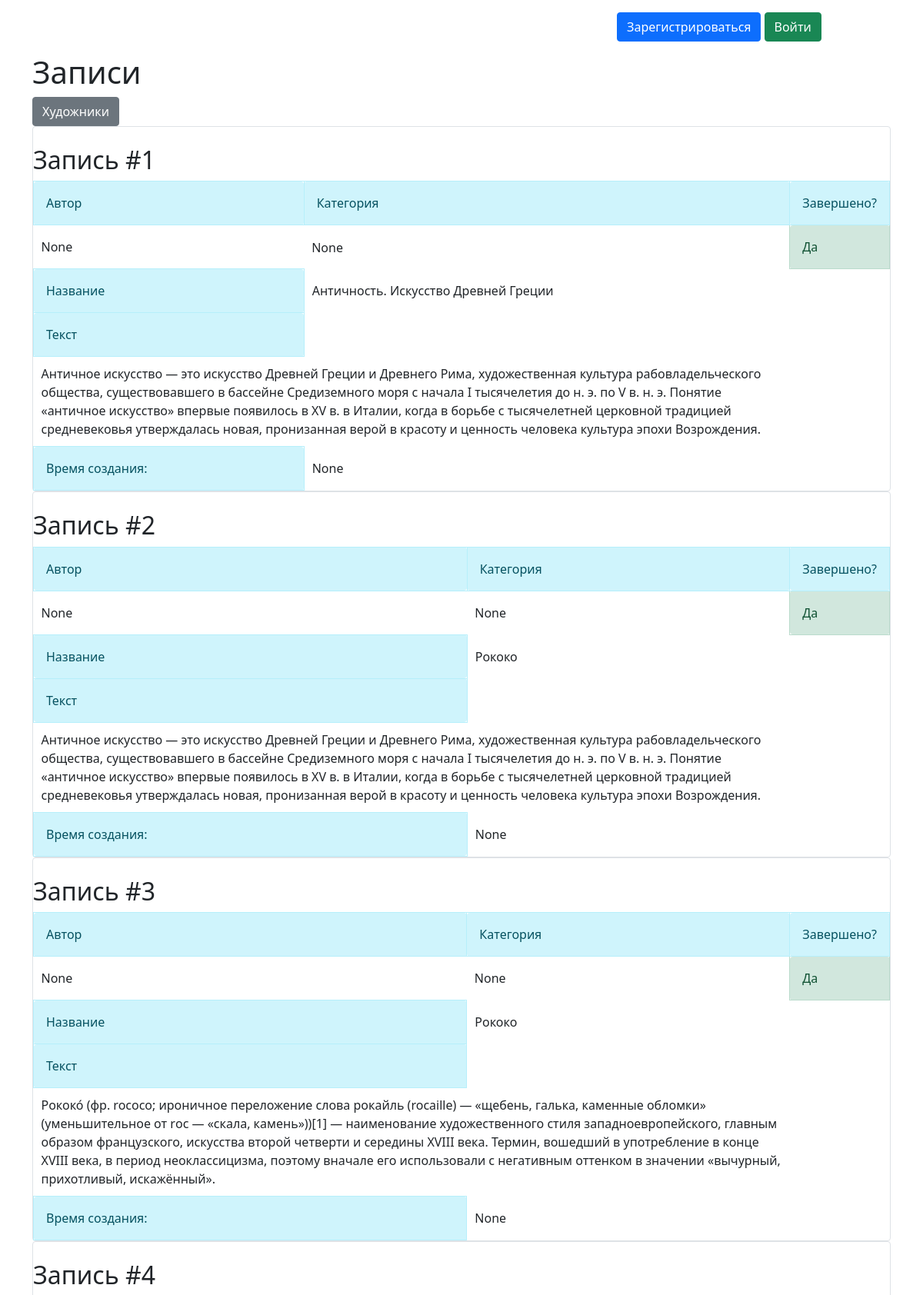
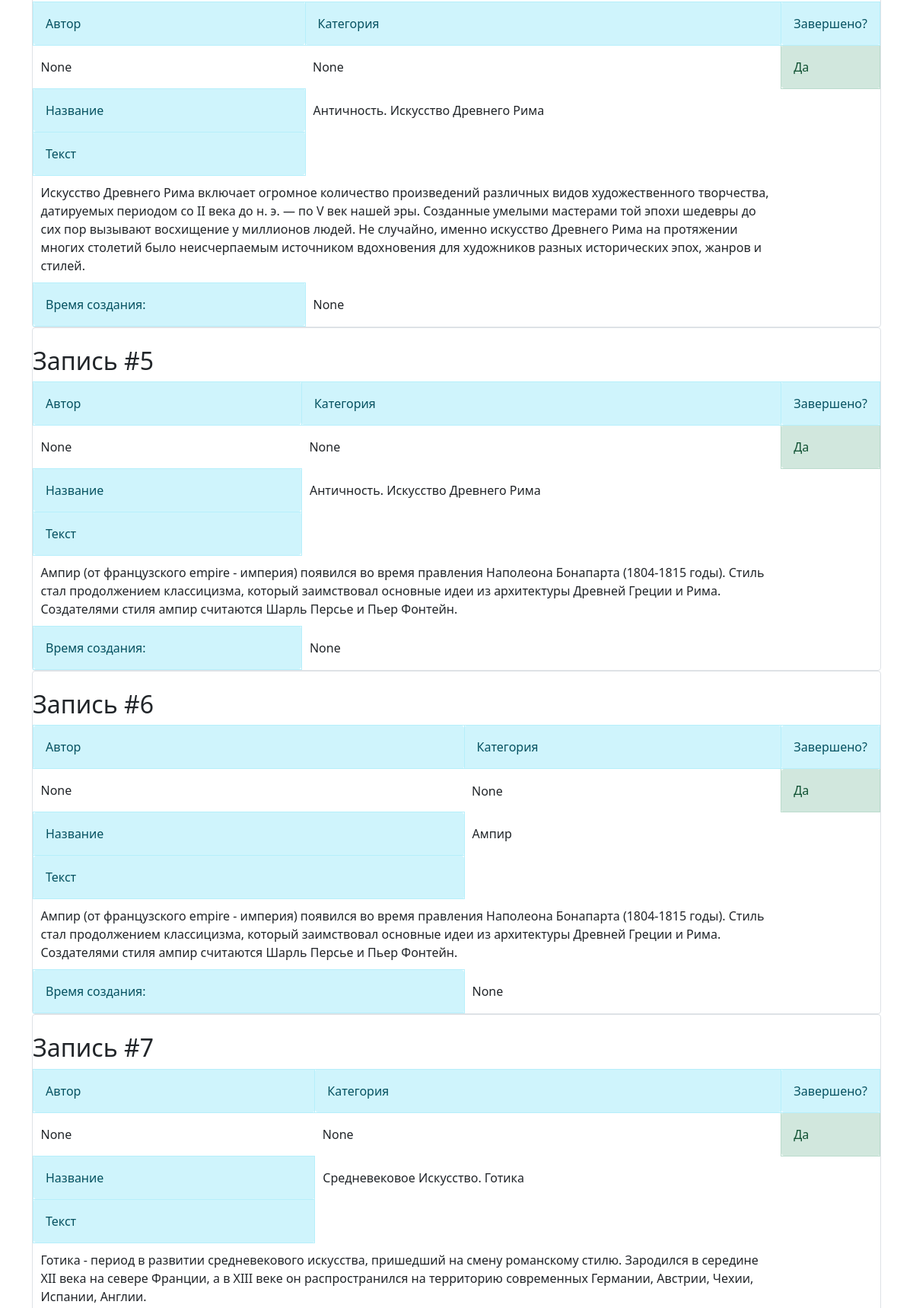
The page / (upper part) on the database its author committed (2 pictures, top to bottom).
### data/posts.py (models this page shows, shortened)
class Posts(SqlAlchemyBase, SerializerMixin):
    __tablename__ = 'posts'
    id = sqlalchemy.Column(sqlalchemy.Integer, primary_key=True, autoincrement=True)
    author = sqlalchemy.Column(sqlalchemy.Integer, sqlalchemy.ForeignKey("users.id"))
    category_id = sqlalchemy.Column(sqlalchemy.Integer, sqlalchemy.ForeignKey("category.id"))
    title = sqlalchemy.Column(sqlalchemy.String, nullable=True)
    text = sqlalchemy.Column(sqlalchemy.Text, nullable=True)
    date = sqlalchemy.Column(sqlalchemy.DateTime, nullable=True)
    is_finished = sqlalchemy.Column(sqlalchemy.Boolean, default=False)
    user = orm.relation('User')
    category = orm.relation('Category')

### main.py (the view)
@app.route('/')
def index():
    db_sess = db_session.create_session()
    posts = db_sess.query(Posts).all()
    return render_template("index.html", posts=posts)

### data/db_session.py (called while the page is built)
def create_session() -> Session:
    global __factory
    return __factory()

### templates/index.html (shortened to what this page needs)
{% extends "base.html" %}
{% block content %}
<h1>Записи</h1>
<a href="/artists" class="btn btn-secondary">Художники</a>
{% for item in posts%}
<div class="col-md6 border rounded">
    <br>
    <h2>Запись #{{ item.id }}</h2>
    <div>
        <table cellspacing="5" cellpadding="10">
            <tr>
                <td class="alert alert-info" role="alert">Автор</td>
                <td class="alert alert-info" role="alert">Категория</td>
                <td class="alert alert-info" role="alert">Завершено?</td>
            </tr>
            <tr>
                <td>{{ item.author }}</td>
                <td>{{ item.category }}</td>
                {% if item.is_finished %}
                <td class="alert alert-success" role="alert">Да</td>
                {% else %}
                <td class="alert alert-danger" role="alert">Нет</td>
                {% endif %}
            </tr>
            <tr>
                <td class="alert alert-info" role="alert">Название</td>
                <td>{{ item.title }}</td>
            </tr>
            <tr>
                <td class="alert alert-info" role="alert">Текст</td>
            </tr>
            <tr>
                <td colspan="2">{{ item.text }}</td>
            </tr>
            <tr>
                <td class="alert alert-info" role="alert">Время создания:</td>
                <td>{{ item.date }}</td>
            </tr>
        </table>
    </div>
</div>
{% endfor %}
{% endblock %}

### templates/base.html (shortened to what this page needs)
<!DOCTYPE html>
<html lang="en">
<head>
    <link rel="stylesheet"
          href="https://cdn.jsdelivr.net/npm/bootstrap@5.0.0-beta1/dist/css/bootstrap.min.css"
>
</head>
<body>
<div class="container mt-3">
    <div class="row">
        <div class="col">{% block pagename %} {% endblock %}</div>
        <div class="col-4">
            {% if current_user.is_authenticated %}
            <a class="navbar-brand" href="/logout">{{ current_user.name }}</a>
            {% else %}
            <p>
                <a class="btn btn-primary" href="/register">Зарегистрироваться</a>
                <a class="btn btn-success" href="/login">Войти</a>
            </p>
            {% endif %}
        </div>
    </div>
    {% block content %}
    {% endblock %}
</div>
</body>
</html>

### rows shown on the page
Posts: id "1", author "None", category "None", is_finished "Да", title "Античность. Искусство Древней Греции", text "Античное искусство — это искусство Древней Греции и Древнего Рима, художественная культура рабовладельческого общества, существовавшего в бассейне Средиземного моря с начала I тысячелетия до н. э. по V в. н. э. Понятие «античное искусство» впервые появилось в XV в. в Италии, когда в борьбе с тысячелетней церковной традицией средневековья утверждалась новая, пронизанная верой в красоту и ценность человека культура эпохи Возрождения.", date "None"
Posts: id "2", author "None", category "None", is_finished "Да", title "Рококо", text "Античное искусство — это искусство Древней Греции и Древнего Рима, художественная культура рабовладельческого общества, существовавшего в бассейне Средиземного моря с начала I тысячелетия до н. э. по V в. н. э. Понятие «античное искусство» впервые появилось в XV в. в Италии, когда в борьбе с тысячелетней церковной традицией средневековья утверждалась новая, пронизанная верой в красоту и ценность человека культура эпохи Возрождения.", date "None"
Posts: id "3", author "None", category "None", is_finished "Да", title "Рококо", text "Рококо́ (фр. rococo; ироничное переложение слова рокайль (rocaille) — «щебень, галька, каменные обломки» (уменьшительное от rос — «скала, камень»))[1] — наименование художественного стиля западноевропейского, главным образом французского, искусства второй четверти и середины XVIII века. Термин, вошедший в употребление в конце XVIII века, в период неоклассицизма, поэтому вначале его использовали с негативным оттенком в значении «вычурный, прихотливый, искажённый».", date "None"
Posts: id "4", author "None", category "None", is_finished "Да", title "Античность. Искусство Древнего Рима", text "Искусство Древнего Рима включает огромное количество произведений различных видов художественного творчества, датируемых периодом со II века до н. э. — по V век нашей эры. Созданные умелыми мастерами той эпохи шедевры до сих пор вызывают восхищение у миллионов людей. Не случайно, именно искусство Древнего Рима на протяжении многих столетий было неисчерпаемым источником вдохновения для художников разных исторических эпох, жанров и стилей.", date "None"
Posts: id "5", author "None", category "None", is_finished "Да", title "Античность. Искусство Древнего Рима", text "Ампир (от французского empire - империя) появился во время правления Наполеона Бонапарта (1804-1815 годы). Стиль стал продолжением классицизма, который заимствовал основные идеи из архитектуры Древней Греции и Рима. Создателями стиля ампир считаются Шарль Персье и Пьер Фонтейн.", date "None"
Posts: id "6", author "None", category "None", is_finished "Да", title "Ампир", text "Ампир (от французского empire - империя) появился во время правления Наполеона Бонапарта (1804-1815 годы). Стиль стал продолжением классицизма, который заимствовал основные идеи из архитектуры Древней Греции и Рима. Создателями стиля ампир считаются Шарль Персье и Пьер Фонтейн.", date "None"
Posts: id "7", author "None", category "None", is_finished "Да", title "Средневековое Искусство. Готика", text "Готика - период в развитии средневекового искусства, пришедший на смену романскому стилю. Зародился в середине XII века на севере Франции, а в XIII веке он распространился на территорию современных Германии, Австрии, Чехии, Испании, Англии."
